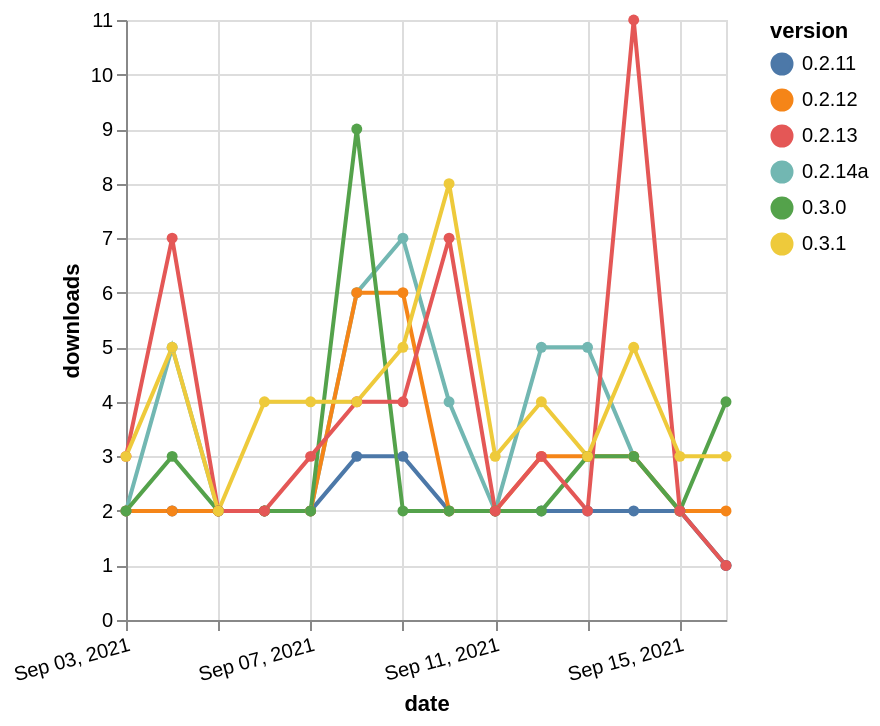

Vega-Lite specification stored for this chart:
### Vega-Lite specification from a JSON file in a GitHub repository (floating-point values rounded to 4 significant figures)
{"$schema": "https://vega.github.io/schema/vega-lite/v5.json", "description": "A simple bar chart with embedded data.", "data": {"values": [{"date": "2021-09-03", "total": 7816, "delta": 2, "version": "0.2.14a"}, {"date": "2021-09-04", "total": 7821, "delta": 5, "version": "0.2.14a"}, {"date": "2021-09-05", "total": 7823, "delta": 2, "version": "0.2.14a"}, {"date": "2021-09-06", "total": 7825, "delta": 2, "version": "0.2.14a"}, {"date": "2021-09-07", "total": 7827, "delta": 2, "version": "0.2.14a"}, {"date": "2021-09-08", "total": 7833, "delta": 6, "version": "0.2.14a"}, {"date": "2021-09-09", "total": 7840, "delta": 7, "version": "0.2.14a"}, {"date": "2021-09-10", "total": 7844, "delta": 4, "version": "0.2.14a"}, {"date": "2021-09-11", "total": 7846, "delta": 2, "version": "0.2.14a"}, {"date": "2021-09-12", "total": 7851, "delta": 5, "version": "0.2.14a"}, {"date": "2021-09-13", "total": 7856, "delta": 5, "version": "0.2.14a"}, {"date": "2021-09-14", "total": 7859, "delta": 3, "version": "0.2.14a"}, {"date": "2021-09-15", "total": 7861, "delta": 2, "version": "0.2.14a"}, {"date": "2021-09-16", "total": 7862, "delta": 1, "version": "0.2.14a"}, {"date": "2021-09-03", "total": 2897, "delta": 2, "version": "0.2.11"}, {"date": "2021-09-04", "total": 2899, "delta": 2, "version": "0.2.11"}, {"date": "2021-09-05", "total": 2901, "delta": 2, "version": "0.2.11"}, {"date": "2021-09-06", "total": 2903, "delta": 2, "version": "0.2.11"}, {"date": "2021-09-07", "total": 2905, "delta": 2, "version": "0.2.11"}, {"date": "2021-09-08", "total": 2908, "delta": 3, "version": "0.2.11"}, {"date": "2021-09-09", "total": 2911, "delta": 3, "version": "0.2.11"}, {"date": "2021-09-10", "total": 2913, "delta": 2, "version": "0.2.11"}, {"date": "2021-09-11", "total": 2915, "delta": 2, "version": "0.2.11"}, {"date": "2021-09-12", "total": 2917, "delta": 2, "version": "0.2.11"}, {"date": "2021-09-13", "total": 2919, "delta": 2, "version": "0.2.11"}, {"date": "2021-09-14", "total": 2921, "delta": 2, "version": "0.2.11"}, {"date": "2021-09-15", "total": 2923, "delta": 2, "version": "0.2.11"}, {"date": "2021-09-16", "total": 2924, "delta": 1, "version": "0.2.11"}, {"date": "2021-09-03", "total": 7254, "delta": 2, "version": "0.2.12"}, {"date": "2021-09-04", "total": 7256, "delta": 2, "version": "0.2.12"}, {"date": "2021-09-05", "total": 7258, "delta": 2, "version": "0.2.12"}, {"date": "2021-09-06", "total": 7260, "delta": 2, "version": "0.2.12"}, {"date": "2021-09-07", "total": 7262, "delta": 2, "version": "0.2.12"}, {"date": "2021-09-08", "total": 7268, "delta": 6, "version": "0.2.12"}, {"date": "2021-09-09", "total": 7274, "delta": 6, "version": "0.2.12"}, {"date": "2021-09-10", "total": 7276, "delta": 2, "version": "0.2.12"}, {"date": "2021-09-11", "total": 7278, "delta": 2, "version": "0.2.12"}, {"date": "2021-09-12", "total": 7281, "delta": 3, "version": "0.2.12"}, {"date": "2021-09-13", "total": 7284, "delta": 3, "version": "0.2.12"}, {"date": "2021-09-14", "total": 7287, "delta": 3, "version": "0.2.12"}, {"date": "2021-09-15", "total": 7289, "delta": 2, "version": "0.2.12"}, {"date": "2021-09-16", "total": 7291, "delta": 2, "version": "0.2.12"}, {"date": "2021-09-03", "total": 3827, "delta": 2, "version": "0.3.0"}, {"date": "2021-09-04", "total": 3830, "delta": 3, "version": "0.3.0"}, {"date": "2021-09-05", "total": 3832, "delta": 2, "version": "0.3.0"}, {"date": "2021-09-06", "total": 3834, "delta": 2, "version": "0.3.0"}, {"date": "2021-09-07", "total": 3836, "delta": 2, "version": "0.3.0"}, {"date": "2021-09-08", "total": 3845, "delta": 9, "version": "0.3.0"}, {"date": "2021-09-09", "total": 3847, "delta": 2, "version": "0.3.0"}, {"date": "2021-09-10", "total": 3849, "delta": 2, "version": "0.3.0"}, {"date": "2021-09-11", "total": 3851, "delta": 2, "version": "0.3.0"}, {"date": "2021-09-12", "total": 3853, "delta": 2, "version": "0.3.0"}, {"date": "2021-09-13", "total": 3856, "delta": 3, "version": "0.3.0"}, {"date": "2021-09-14", "total": 3859, "delta": 3, "version": "0.3.0"}, {"date": "2021-09-15", "total": 3861, "delta": 2, "version": "0.3.0"}, {"date": "2021-09-16", "total": 3865, "delta": 4, "version": "0.3.0"}, {"date": "2021-09-03", "total": 10950, "delta": 3, "version": "0.2.13"}, {"date": "2021-09-04", "total": 10957, "delta": 7, "version": "0.2.13"}, {"date": "2021-09-05", "total": 10959, "delta": 2, "version": "0.2.13"}, {"date": "2021-09-06", "total": 10961, "delta": 2, "version": "0.2.13"}, {"date": "2021-09-07", "total": 10964, "delta": 3, "version": "0.2.13"}, {"date": "2021-09-08", "total": 10968, "delta": 4, "version": "0.2.13"}, {"date": "2021-09-09", "total": 10972, "delta": 4, "version": "0.2.13"}, {"date": "2021-09-10", "total": 10979, "delta": 7, "version": "0.2.13"}, {"date": "2021-09-11", "total": 10981, "delta": 2, "version": "0.2.13"}, {"date": "2021-09-12", "total": 10984, "delta": 3, "version": "0.2.13"}, {"date": "2021-09-13", "total": 10986, "delta": 2, "version": "0.2.13"}, {"date": "2021-09-14", "total": 10997, "delta": 11, "version": "0.2.13"}, {"date": "2021-09-15", "total": 10999, "delta": 2, "version": "0.2.13"}, {"date": "2021-09-16", "total": 11000, "delta": 1, "version": "0.2.13"}, {"date": "2021-09-03", "total": 1806, "delta": 3, "version": "0.3.1"}, {"date": "2021-09-04", "total": 1811, "delta": 5, "version": "0.3.1"}, {"date": "2021-09-05", "total": 1813, "delta": 2, "version": "0.3.1"}, {"date": "2021-09-06", "total": 1817, "delta": 4, "version": "0.3.1"}, {"date": "2021-09-07", "total": 1821, "delta": 4, "version": "0.3.1"}, {"date": "2021-09-08", "total": 1825, "delta": 4, "version": "0.3.1"}, {"date": "2021-09-09", "total": 1830, "delta": 5, "version": "0.3.1"}, {"date": "2021-09-10", "total": 1838, "delta": 8, "version": "0.3.1"}, {"date": "2021-09-11", "total": 1841, "delta": 3, "version": "0.3.1"}, {"date": "2021-09-12", "total": 1845, "delta": 4, "version": "0.3.1"}, {"date": "2021-09-13", "total": 1848, "delta": 3, "version": "0.3.1"}, {"date": "2021-09-14", "total": 1853, "delta": 5, "version": "0.3.1"}, {"date": "2021-09-15", "total": 1856, "delta": 3, "version": "0.3.1"}, {"date": "2021-09-16", "total": 1859, "delta": 3, "version": "0.3.1"}]}, "width": "container", "mark": {"type": "line", "point": {"filled": true}}, "encoding": {"x": {"field": "date", "type": "temporal", "timeUnit": "yearmonthdate", "title": "date", "axis": {"labelAngle": -15}}, "y": {"field": "delta", "type": "quantitative", "title": "downloads"}, "color": {"field": "version", "type": "nominal"}, "tooltip": {"field": "delta"}}}
